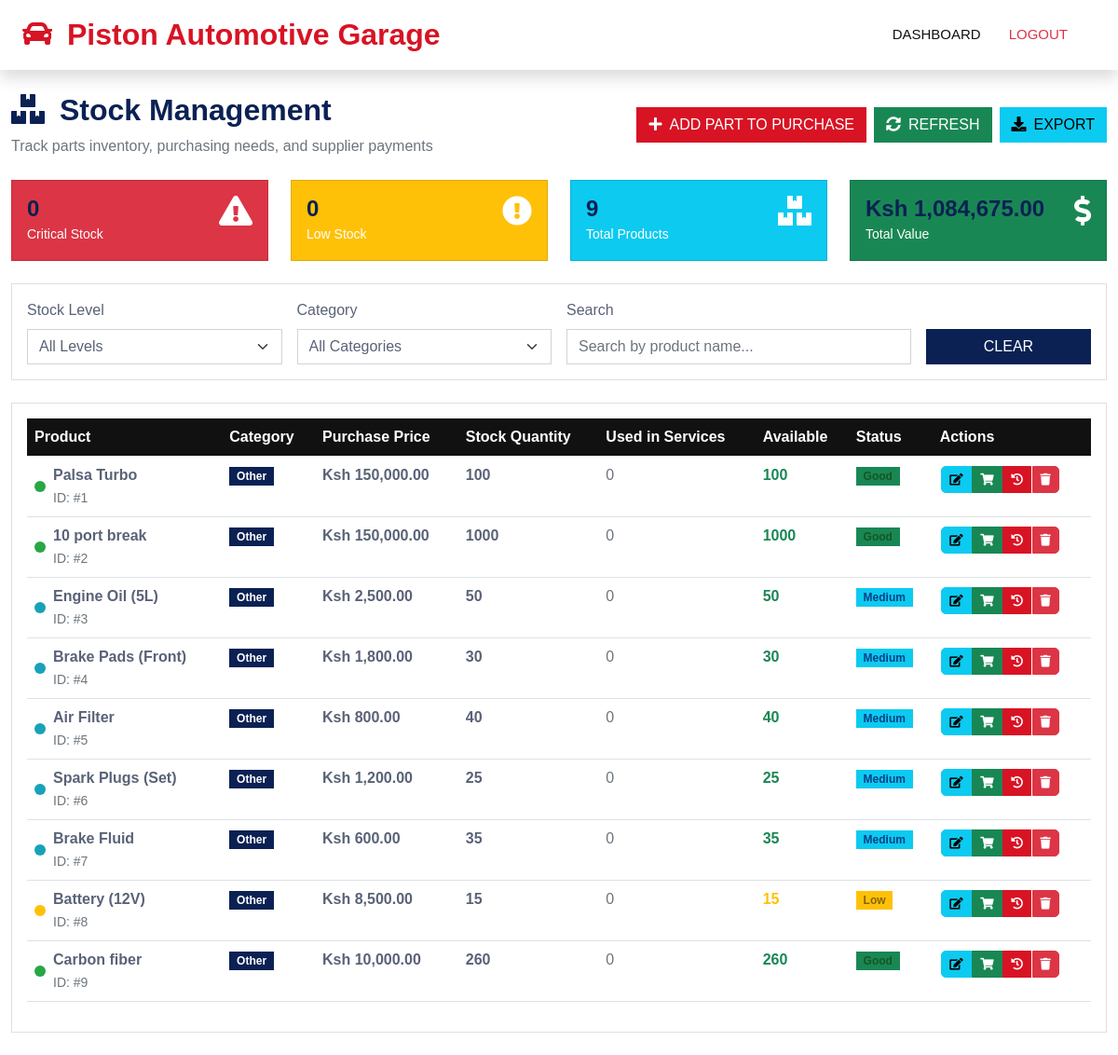
The app's page /admin/stock (signed in) with its own data.
### dbservice.py (models this page shows)
class Product(db.Model):
    id = db.Column(db.Integer, primary_key=True)
    name = db.Column(db.String(100), nullable=False)
    description = db.Column(db.Text, nullable=True)
    buying_price = db.Column(db.Float, nullable=False)
    selling_price = db.Column(db.Float, nullable=False)
    stock_quantity = db.Column(db.Integer, nullable=False)

### main.py (the view)
@app.route('/admin/stock')
@login_required(UserRole.ADMIN)
def admin_stock():
    products = Product.query.all()
    usage_subquery = (
        db.session.query(
            JobPartUsage.product_id,
            func.coalesce(func.sum(JobPartUsage.quantity_used), 0).label(
                'total_used'
            )
        )
        .group_by(JobPartUsage.product_id)
        .subquery()
    )
    stock_rows = (
        db.session.query(
            Product,
            func.coalesce(
                db.session.query(func.sum(JobPartUsage.quantity_used))
                .filter(JobPartUsage.product_id == Product.id)
                .correlate(Product)
                .scalar_subquery(), 0
            ).label('total_used')
        )
        .outerjoin(
            usage_subquery, Product.id == usage_subquery.c.product_id
        )
        .all()
    )
    return render_template('admin_stock.html', stock_rows=stock_rows)

### main.py (called while the page is built)
def login_required(role: UserRole | None = None):
    def decorator(view_func):
        @wraps(view_func)
        def wrapped(*args, **kwargs):
            username = session.get('username')
            if not username:
                flash('Please log in to continue.', 'warning')
                return redirect(url_for('login'))
            user = User.query.filter_by(username=username).first()
            if not user:
                session.pop('username', None)
                flash('Account not found. Please log in again.', 'warning')
                return redirect(url_for('login'))
            if role is not None and user.role != role:
                flash('Access denied. Insufficient permissions.', 'danger')
                return redirect(url_for('login'))
            return view_func(*args, **kwargs)
        return wrapped
    return decorator

### Templates/admin_stock.html (shortened to what this page needs)
<!DOCTYPE html>
<html lang="en">
<head>
    <link href="/css/bootstrap.min.css" rel="stylesheet">
    <link href="/css/style.css" rel="stylesheet">
    <link href="https://cdnjs.cloudflare.com/ajax/libs/font-awesome/5.10.0/css/all.min.css" rel="stylesheet">
</head>
<body>
    <nav class="navbar navbar-expand-lg navbar-light bg-white shadow sticky-top p-0">
        <div class="container-fluid px-4">
            <a href="{{ url_for('landing') }}" class="navbar-brand d-flex align-items-center">
                <h2 class="m-0 text-primary"><i class="fa fa-car me-3"></i>Piston Automotive Garage</h2>
            </a>
            <div class="navbar-nav ms-auto">
                <a href="{{ url_for('admin_dashboard') }}" class="nav-item nav-link">Dashboard</a>
                <a href="{{ url_for('logout') }}" class="nav-item nav-link text-danger">Logout</a>
            </div>
        </div>
    </nav>
    <div class="container-fluid py-4">
        <div class="row mb-4">
            <div class="col-12">
                <div class="d-flex justify-content-between align-items-center">
                    <div>
                        <h2 class="mb-2"><i class="fa fa-boxes me-3"></i>Stock Management</h2>
                        <p class="text-muted mb-0">Track parts inventory, purchasing needs, and supplier payments</p>
                    </div>
                    <div class="d-flex gap-2">
                        <button class="btn btn-primary" onclick="addProduct()">
                            <i class="fa fa-plus me-2"></i>Add Part to Purchase
                        </button>
                        <button class="btn btn-success" onclick="refreshStock()">
                            <i class="fa fa-sync-alt me-2"></i>Refresh
                        </button>
                        <button class="btn btn-info" onclick="exportStock()">
                            <i class="fa fa-download me-2"></i>Export
                        </button>
                    </div>
                </div>
            </div>
        </div>
        <div class="row mb-4">
            <div class="col-md-3">
                <div class="card bg-danger text-white">
                    <div class="card-body">
                        <div class="d-flex justify-content-between">
                            <div>
                                <h4 class="mb-0" id="criticalCount">0</h4>
                                <small>Critical Stock</small>
                            </div>
                            <i class="fa fa-exclamation-triangle fa-2x opacity-75"></i>
                        </div>
                    </div>
                </div>
            </div>
            <div class="col-md-3">
                <div class="card bg-warning text-white">
                    <div class="card-body">
                        <div class="d-flex justify-content-between">
                            <div>
                                <h4 class="mb-0" id="lowCount">0</h4>
                                <small>Low Stock</small>
                            </div>
                            <i class="fa fa-exclamation-circle fa-2x opacity-75"></i>
                        </div>
                    </div>
                </div>
            </div>
            <div class="col-md-3">
                <div class="card bg-info text-white">
                    <div class="card-body">
                        <div class="d-flex justify-content-between">
                            <div>
                                <h4 class="mb-0" id="totalProducts">0</h4>
                                <small>Total Products</small>
                            </div>
                            <i class="fa fa-boxes fa-2x opacity-75"></i>
                        </div>
                    </div>
                </div>
            </div>
            <div class="col-md-3">
                <div class="card bg-success text-white">
                    <div class="card-body">
                        <div class="d-flex justify-content-between">
                            <div>
                                <h4 class="mb-0" id="totalValue">0</h4>
                                <small>Total Value</small>
                            </div>
                            <i class="fa fa-dollar-sign fa-2x opacity-75"></i>
                        </div>
                    </div>
                </div>
            </div>
        </div>
        <div class="row mb-4">
            <div class="col-12">
                <div class="card">
                    <div class="card-body">
                        <div class="row g-3">
                            <div class="col-md-3">
                                <label class="form-label">Stock Level</label>
                                <select class="form-select" id="stockFilter" onchange="filterStock()">
                                    <option value="">All Levels</option>
                                </select>
                            </div>
                            <div class="col-md-3">
                                <label class="form-label">Category</label>
                                <select class="form-select" id="categoryFilter" onchange="filterStock()">
                                    <option value="">All Categories</option>
                                </select>
                            </div>
                            <div class="col-md-4">
                                <label class="form-label">Search</label>
                                <input type="text" class="form-control" id="searchInput" placeholder="Search by product name..." onkeyup="filterStock()">
                            </div>
                            <div class="col-md-2">
                                <label class="form-label">&nbsp;</label>
                                <button class="btn btn-secondary w-100" onclick="clearFilters()">Clear</button>
                            </div>
                        </div>
                    </div>
                </div>
            </div>
        </div>
        <div class="card">
            <div class="card-body">
                <div class="table-responsive">
                    <table class="table table-hover" id="stockTable">
                        <thead class="table-dark">
                            <tr>
                                <th>Product</th>
                                <th>Category</th>
                                <th>Purchase Price</th>
                                <th>Stock Quantity</th>
                                <th>Used in Services</th>
                                <th>Available</th>
                                <th>Status</th>
                                <th>Actions</th>
                            </tr>
                        </thead>
                        <tbody>
                            {% for row in stock_rows %}
                                {% set product = row[0] %}
                                {% set total_used = row[1] %}
                                {% set available = product.stock_quantity - total_used %}
                                <tr class="stock-row">
                                    <td>
                                        <div class="d-flex align-items-center">
                                            <div class="stock-indicator
                                                {% if available <= 5 %}indicator-critical
                                                {% elif available <= 20 %}indicator-low
                                                {% elif available <= 50 %}indicator-medium
                                                {% else %}indicator-good{% endif %}">
                                            </div>
                                            <div>
                                                <strong>{{ product.name }}</strong>
                                                <br><small class="text-muted">ID: #{{ product.id }}</small>
                                            </div>
                                        </div>
                                    </td>
                                    <td>
                                        <span class="badge bg-secondary">{{ product.category or 'Other' }}</span>
                                    </td>
                                    <td>
                                        <strong>Ksh {{ "{:,.2f}".format(product.buying_price) }}</strong>
                                    </td>
                                    <td>
                                        <strong>{{ product.stock_quantity }}</strong>
                                    </td>
                                    <td>
                                        <span class="text-muted">{{ total_used }}</span>
                                    </td>
                                    <td>
                                        <strong class="{% if available <= 5 %}text-danger{% elif available <= 20 %}text-warning{% else %}text-success{% endif %}">
                                            {{ available }}
                                        </strong>
                                    </td>
                                    <td>
                                        <span class="badge
                                            {% if available <= 5 %}bg-danger stock-critical
                                            {% elif available <= 20 %}bg-warning stock-low
                                            {% elif available <= 50 %}bg-info stock-medium
                                            {% else %}bg-success stock-good{% endif %}">
                                            {% if available <= 5 %}Critical
                                            {% elif available <= 20 %}Low
                                            {% elif available <= 50 %}Medium
                                            {% else %}Good{% endif %}
                                        </span>
                                    </td>
                                    <td>
                                        <div class="btn-group" role="group">
                                            <button class="btn btn-sm btn-info action-btn" onclick="editProduct({{ product.id }})" title="Edit">
                                                <i class="fa fa-edit"></i>
                                            </button>
                                            <button class="btn btn-sm btn-success action-btn" onclick="restockProduct({{ product.id }})" title="Purchase More">
                                                <i class="fa fa-shopping-cart"></i>
                                            </button>
                                            <button class="btn btn-sm btn-primary action-btn" onclick="viewPurchaseHistory({{ product.id }})" title="Purchase History">
                                                <i class="fa fa-history"></i>
                                            </button>
                                            <button class="btn btn-sm btn-danger action-btn" onclick="deleteProduct({{ product.id }})" title="Delete">
                                                <i class="fa fa-trash"></i>
                                            </button>
                                        </div>
                                    </td>
                                </tr>
                            {% endfor %}
                        </tbody>
                    </table>
                </div>
            </div>
        </div>
    </div>
</body>
</html>

### css/style.css (style rules this page uses)
:root { --primary: #d82d13; --secondary: #0B2154; --light: #F2F2F2; --dark: #111111; }
.btn { font-weight: 500; text-transform: uppercase; transition: .5s; }
.btn.btn-primary, .btn.btn-secondary { color: #FFFFFF; }
.navbar-light .navbar-nav .nav-link { margin-right: 30px; padding: 25px 0; color: #FFFFFF; font-size: 15px; text-transform: uppercase; outline: none; }
.navbar-light .navbar-brand, .navbar-light a.btn { height: 75px; }
.navbar-light .navbar-nav .nav-link { color: var(--dark); font-weight: 500; }
.navbar-light.sticky-top { top: -100px; transition: .5s; }

### Templates/admin_stock.html (style rules this page uses)
.stock-low { background: #fff3cd; color: #856404; }
.stock-medium { background: #cce5ff; color: #004085; }
.stock-good { background: #d4edda; color: #155724; }
.action-btn { padding: 0.25rem 0.5rem; margin: 0.1rem; font-size: 0.8rem; border-radius: 5px; }
.stock-indicator { width: 12px; height: 12px; border-radius: 50%; display: inline-block; margin-right: 8px; }
.indicator-low { background: #ffc107; }
.indicator-medium { background: #17a2b8; }
.indicator-good { background: #28a745; }

### records on screen
Product: name "Palsa Turbo", id "1", category "Other", buying_price "150,000.00", stock_quantity "100", total_used "0", shows "Good"
Product: name "10 port break", id "2", category "Other", buying_price "150,000.00", stock_quantity "1000", total_used "0", shows "Good"
Product: name "Engine Oil (5L)", id "3", category "Other", buying_price "2,500.00", stock_quantity "50", total_used "0", shows "Medium"
Product: name "Brake Pads (Front)", id "4", category "Other", buying_price "1,800.00", stock_quantity "30", total_used "0", shows "Medium"
Product: name "Air Filter", id "5", category "Other", buying_price "800.00", stock_quantity "40", total_used "0", shows "Medium"
Product: name "Spark Plugs (Set)", id "6", category "Other", buying_price "1,200.00", stock_quantity "25", total_used "0", shows "Medium"
Product: name "Brake Fluid", id "7", category "Other", buying_price "600.00", stock_quantity "35", total_used "0", shows "Medium"
Product: name "Battery (12V)", id "8", category "Other", buying_price "8,500.00", stock_quantity "15", total_used "0", shows "Low"
Product: name "Carbon fiber", id "9", category "Other", buying_price "10,000.00", stock_quantity "260", total_used "0", shows "Good"
